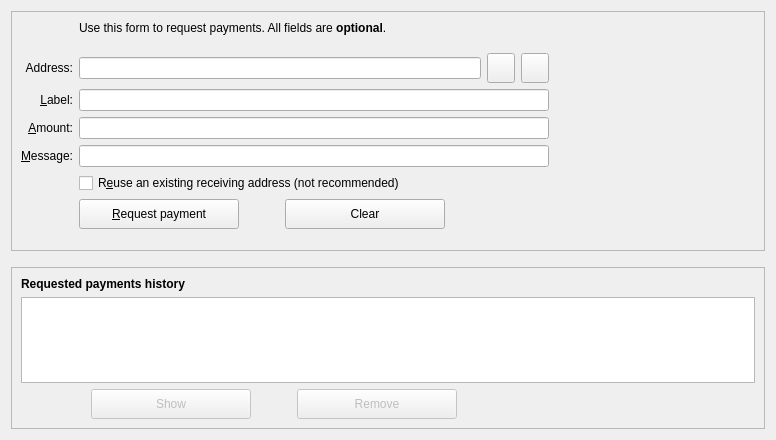
<?xml version="1.0" encoding="UTF-8"?>
<ui version="4.0">
 <class>ReceiveCoinsDialog</class>
 <widget class="QWidget" name="ReceiveCoinsDialog">
  <property name="geometry">
   <rect>
    <x>0</x>
    <y>0</y>
    <width>776</width>
    <height>440</height>
   </rect>
  </property>
  <layout class="QVBoxLayout" name="verticalLayout" stretch="0,0,1">
   <item>
    <widget class="QFrame" name="frame2">
     <property name="sizePolicy">
      <sizepolicy hsizetype="Preferred" vsizetype="Expanding">
       <horstretch>0</horstretch>
       <verstretch>0</verstretch>
      </sizepolicy>
     </property>
     <property name="frameShape">
      <enum>QFrame::StyledPanel</enum>
     </property>
     <property name="frameShadow">
      <enum>QFrame::Sunken</enum>
     </property>
     <layout class="QVBoxLayout" name="verticalLayout_3">
      <item>
       <layout class="QGridLayout" name="gridLayout">
        <item row="2" column="2">
         <widget class="QLabel" name="label_5">
          <property name="text">
           <string>Use this form to request payments. All fields are &lt;b&gt;optional&lt;/b&gt;.</string>
          </property>
         </widget>
        </item>
        <item row="2" column="3" rowspan="9">
         <widget class="QRImageWidget" name="lblQRCode">
          <property name="minimumSize">
           <size>
            <width>200</width>
            <height>220</height>
           </size>
          </property>
          <property name="maximumSize">
           <size>
            <width>200</width>
            <height>220</height>
           </size>
          </property>
          <property name="text">
           <string/>
          </property>
         </widget>
        </item>
        <item row="4" column="0">
         <widget class="QLabel" name="label_8">
          <property name="text">
           <string>Address:</string>
          </property>
          <property name="alignment">
           <set>Qt::AlignRight|Qt::AlignTrailing|Qt::AlignVCenter</set>
          </property>
         </widget>
        </item>
        <item row="4" column="2">
         <layout class="QHBoxLayout" name="horizontalLayout_3">
          <item>
           <widget class="QLineEdit" name="leAddress"/>
          </item>
          <item>
           <widget class="QToolButton" name="copyAddressButton">
            <property name="minimumSize">
             <size>
              <width>28</width>
              <height>30</height>
             </size>
            </property>
            <property name="maximumSize">
             <size>
              <width>20</width>
              <height>30</height>
             </size>
            </property>
            <property name="text">
             <string/>
            </property>
           </widget>
          </item>
          <item>
           <widget class="QToolButton" name="refreshButton">
            <property name="minimumSize">
             <size>
              <width>28</width>
              <height>30</height>
             </size>
            </property>
            <property name="maximumSize">
             <size>
              <width>20</width>
              <height>30</height>
             </size>
            </property>
            <property name="text">
             <string/>
            </property>
           </widget>
          </item>
         </layout>
        </item>
        <item row="5" column="0">
         <widget class="QLabel" name="label_2">
          <property name="toolTip">
           <string>An optional label to associate with the new receiving address.</string>
          </property>
          <property name="text">
           <string>&amp;Label:</string>
          </property>
          <property name="alignment">
           <set>Qt::AlignRight|Qt::AlignTrailing|Qt::AlignVCenter</set>
          </property>
          <property name="buddy">
           <cstring>reqLabel</cstring>
          </property>
         </widget>
        </item>
        <item row="5" column="2">
         <widget class="QLineEdit" name="reqLabel">
          <property name="toolTip">
           <string>An optional label to associate with the new receiving address.</string>
          </property>
         </widget>
        </item>
        <item row="6" column="0">
         <widget class="QLabel" name="label">
          <property name="toolTip">
           <string>An optional amount to request. Leave this empty or zero to not request a specific amount.</string>
          </property>
          <property name="text">
           <string>&amp;Amount:</string>
          </property>
          <property name="alignment">
           <set>Qt::AlignRight|Qt::AlignTrailing|Qt::AlignVCenter</set>
          </property>
          <property name="buddy">
           <cstring>reqAmount</cstring>
          </property>
         </widget>
        </item>
        <item row="6" column="2">
         <widget class="BitcoinAmountField" name="reqAmount">
          <property name="minimumSize">
           <size>
            <width>80</width>
            <height>0</height>
           </size>
          </property>
          <property name="toolTip">
           <string>An optional amount to request. Leave this empty or zero to not request a specific amount.</string>
          </property>
         </widget>
        </item>
        <item row="7" column="0">
         <widget class="QLabel" name="label_3">
          <property name="toolTip">
           <string>An optional message to attach to the payment request, which will be displayed when the request is opened. Note: The message will not be sent with the payment over the VIPSTARCOIN network.</string>
          </property>
          <property name="text">
           <string>&amp;Message:</string>
          </property>
          <property name="alignment">
           <set>Qt::AlignRight|Qt::AlignTrailing|Qt::AlignVCenter</set>
          </property>
          <property name="buddy">
           <cstring>reqMessage</cstring>
          </property>
         </widget>
        </item>
        <item row="7" column="2">
         <widget class="QLineEdit" name="reqMessage">
          <property name="toolTip">
           <string>An optional message to attach to the payment request, which will be displayed when the request is opened. Note: The message will not be sent with the payment over the VIPSTARCOIN network.</string>
          </property>
         </widget>
        </item>
        <item row="8" column="0">
         <widget class="QLabel" name="label_4">
          <property name="text">
           <string/>
          </property>
         </widget>
        </item>
        <item row="8" column="2">
         <widget class="QCheckBox" name="reuseAddress">
          <property name="toolTip">
           <string>Reuse one of the previously used receiving addresses. Reusing addresses has security and privacy issues. Do not use this unless re-generating a payment request made before.</string>
          </property>
          <property name="text">
           <string>R&amp;euse an existing receiving address (not recommended)</string>
          </property>
         </widget>
        </item>
        <item row="9" column="0">
         <widget class="QLabel" name="label_7">
          <property name="text">
           <string/>
          </property>
         </widget>
        </item>
        <item row="9" column="2">
         <layout class="QHBoxLayout" name="horizontalLayout">
          <item>
           <widget class="QPushButton" name="receiveButton">
            <property name="minimumSize">
             <size>
              <width>160</width>
              <height>30</height>
             </size>
            </property>
            <property name="text">
             <string>&amp;Request payment</string>
            </property>
            <property name="icon">
             <iconset resource="../bitcoin.qrc">
              <normaloff>:/icons/receiving_addresses</normaloff>:/icons/receiving_addresses</iconset>
            </property>
           </widget>
          </item>
          <item>
           <spacer name="horizontalSpacer_5">
            <property name="orientation">
             <enum>Qt::Horizontal</enum>
            </property>
            <property name="sizeType">
             <enum>QSizePolicy::Fixed</enum>
            </property>
            <property name="sizeHint" stdset="0">
             <size>
              <width>40</width>
              <height>20</height>
             </size>
            </property>
           </spacer>
          </item>
          <item>
           <widget class="QPushButton" name="clearButton">
            <property name="sizePolicy">
             <sizepolicy hsizetype="Minimum" vsizetype="Fixed">
              <horstretch>0</horstretch>
              <verstretch>0</verstretch>
             </sizepolicy>
            </property>
            <property name="minimumSize">
             <size>
              <width>160</width>
              <height>30</height>
             </size>
            </property>
            <property name="toolTip">
             <string>Clear all fields of the form.</string>
            </property>
            <property name="text">
             <string>Clear</string>
            </property>
            <property name="icon">
             <iconset resource="../bitcoin.qrc">
              <normaloff>:/icons/remove</normaloff>:/icons/remove</iconset>
            </property>
            <property name="autoDefault">
             <bool>false</bool>
            </property>
           </widget>
          </item>
          <item>
           <spacer name="horizontalSpacer">
            <property name="orientation">
             <enum>Qt::Horizontal</enum>
            </property>
            <property name="sizeHint" stdset="0">
             <size>
              <width>40</width>
              <height>20</height>
             </size>
            </property>
           </spacer>
          </item>
         </layout>
        </item>
       </layout>
      </item>
     </layout>
    </widget>
   </item>
   <item>
    <spacer name="verticalSpacer_2">
     <property name="orientation">
      <enum>Qt::Vertical</enum>
     </property>
     <property name="sizeHint" stdset="0">
      <size>
       <width>20</width>
       <height>10</height>
      </size>
     </property>
    </spacer>
   </item>
   <item>
    <widget class="QFrame" name="frame">
     <property name="sizePolicy">
      <sizepolicy hsizetype="Preferred" vsizetype="Expanding">
       <horstretch>0</horstretch>
       <verstretch>0</verstretch>
      </sizepolicy>
     </property>
     <property name="frameShape">
      <enum>QFrame::StyledPanel</enum>
     </property>
     <property name="frameShadow">
      <enum>QFrame::Raised</enum>
     </property>
     <layout class="QVBoxLayout" name="verticalLayout_2">
      <item>
       <widget class="QLabel" name="label_6">
        <property name="font">
         <font>
          <weight>75</weight>
          <bold>true</bold>
         </font>
        </property>
        <property name="text">
         <string>Requested payments history</string>
        </property>
       </widget>
      </item>
      <item>
       <widget class="QTableView" name="recentRequestsView">
        <property name="contextMenuPolicy">
         <enum>Qt::CustomContextMenu</enum>
        </property>
        <property name="tabKeyNavigation">
         <bool>false</bool>
        </property>
        <property name="sortingEnabled">
         <bool>true</bool>
        </property>
       </widget>
      </item>
      <item>
       <layout class="QHBoxLayout" name="horizontalLayout_2">
        <item>
         <spacer name="horizontalSpacer_3">
          <property name="orientation">
           <enum>Qt::Horizontal</enum>
          </property>
          <property name="sizeType">
           <enum>QSizePolicy::Fixed</enum>
          </property>
          <property name="sizeHint" stdset="0">
           <size>
            <width>70</width>
            <height>20</height>
           </size>
          </property>
         </spacer>
        </item>
        <item>
         <widget class="QPushButton" name="showRequestButton">
          <property name="enabled">
           <bool>false</bool>
          </property>
          <property name="minimumSize">
           <size>
            <width>160</width>
            <height>30</height>
           </size>
          </property>
          <property name="toolTip">
           <string>Show the selected request (does the same as double clicking an entry)</string>
          </property>
          <property name="text">
           <string>Show</string>
          </property>
          <property name="icon">
           <iconset resource="../bitcoin.qrc">
            <normaloff>:/icons/edit</normaloff>:/icons/edit</iconset>
          </property>
          <property name="autoDefault">
           <bool>false</bool>
          </property>
         </widget>
        </item>
        <item>
         <spacer name="horizontalSpacer_4">
          <property name="orientation">
           <enum>Qt::Horizontal</enum>
          </property>
          <property name="sizeType">
           <enum>QSizePolicy::Fixed</enum>
          </property>
          <property name="sizeHint" stdset="0">
           <size>
            <width>40</width>
            <height>20</height>
           </size>
          </property>
         </spacer>
        </item>
        <item>
         <widget class="QPushButton" name="removeRequestButton">
          <property name="enabled">
           <bool>false</bool>
          </property>
          <property name="minimumSize">
           <size>
            <width>160</width>
            <height>30</height>
           </size>
          </property>
          <property name="toolTip">
           <string>Remove the selected entries from the list</string>
          </property>
          <property name="text">
           <string>Remove</string>
          </property>
          <property name="icon">
           <iconset resource="../bitcoin.qrc">
            <normaloff>:/icons/remove</normaloff>:/icons/remove</iconset>
          </property>
          <property name="autoDefault">
           <bool>false</bool>
          </property>
         </widget>
        </item>
        <item>
         <spacer name="horizontalSpacer_2">
          <property name="orientation">
           <enum>Qt::Horizontal</enum>
          </property>
          <property name="sizeHint" stdset="0">
           <size>
            <width>40</width>
            <height>20</height>
           </size>
          </property>
         </spacer>
        </item>
       </layout>
      </item>
     </layout>
    </widget>
   </item>
  </layout>
 </widget>
 <customwidgets>
  <customwidget>
   <class>BitcoinAmountField</class>
   <extends>QLineEdit</extends>
   <header>bitcoinamountfield.h</header>
   <container>1</container>
  </customwidget>
  <customwidget>
   <class>QRImageWidget</class>
   <extends>QLabel</extends>
   <header>receiverequestdialog.h</header>
  </customwidget>
 </customwidgets>
 <resources>
  <include location="../bitcoin.qrc"/>
 </resources>
 <connections/>
</ui>
